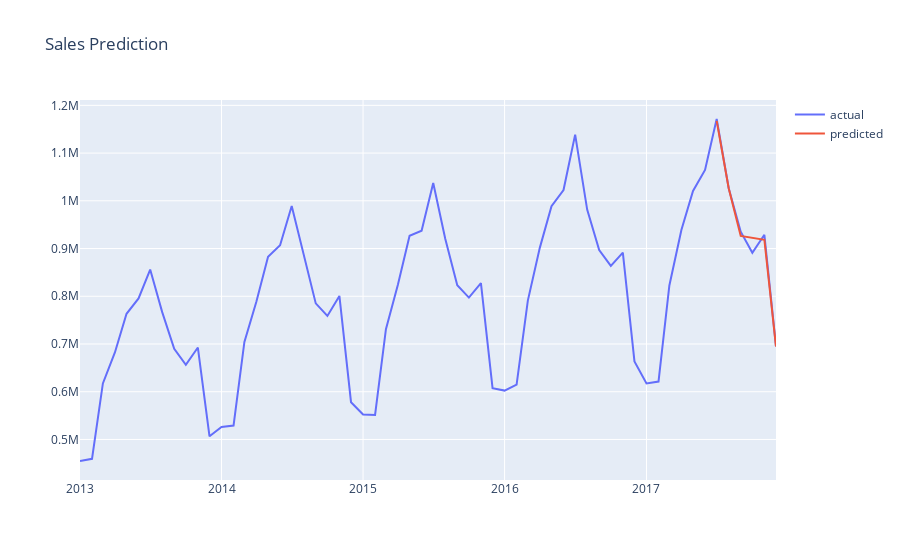

Here is the notebook cell this chart was saved with:
### Code cell
df_sales_pred = pd.merge(df_sales,df_result,on='date',how='left')

plot_data = [
    go.Scatter(
        x=df_sales_pred['date'],
        y=df_sales_pred['sales'],
        name='actual'
    ),
        go.Scatter(
        x=df_sales_pred['date'],
        y=df_sales_pred['pred_value'],
        name='predicted'
    )
    
]
plot_layout = go.Layout(
        title='Sales Prediction'
    )
fig = go.Figure(data=plot_data, layout=plot_layout)
pyoff.iplot(fig)
